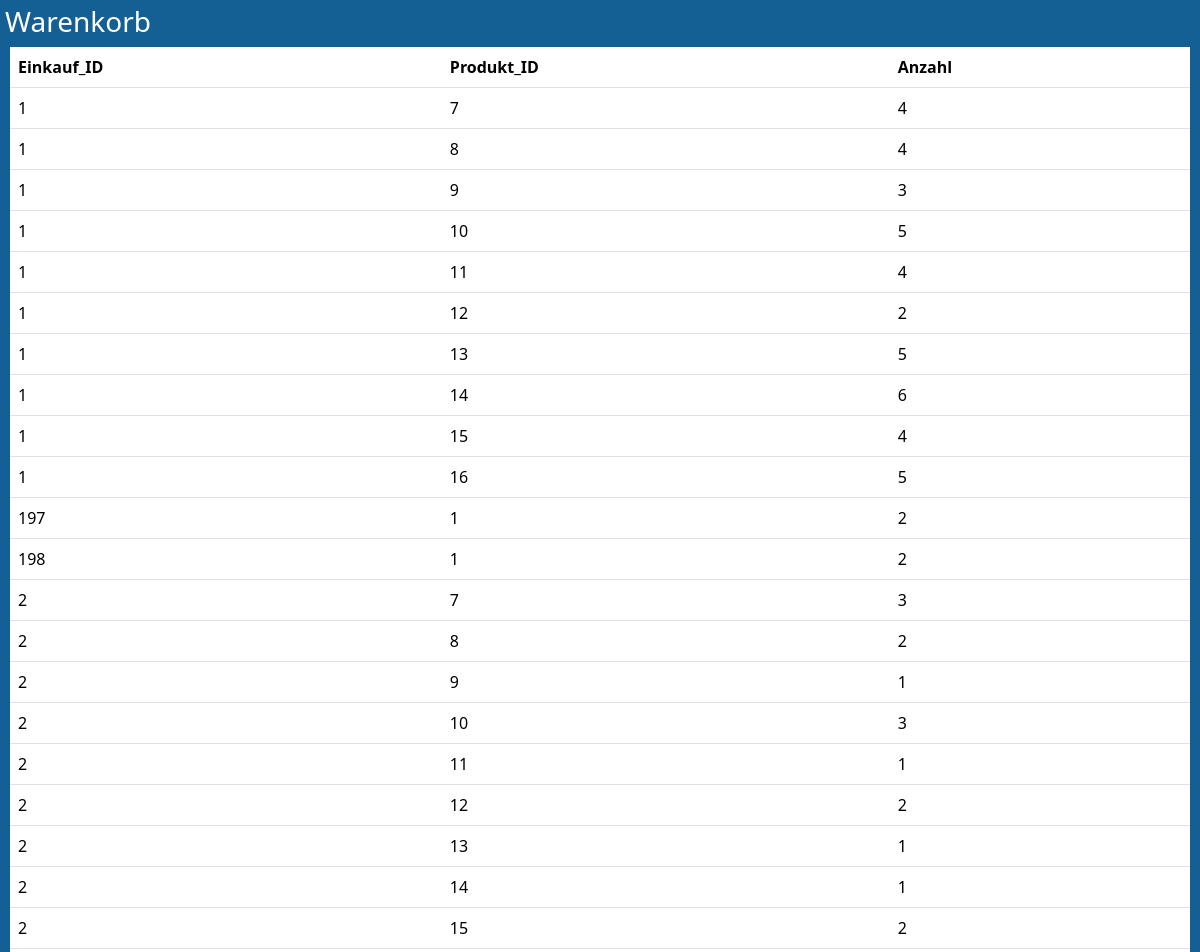
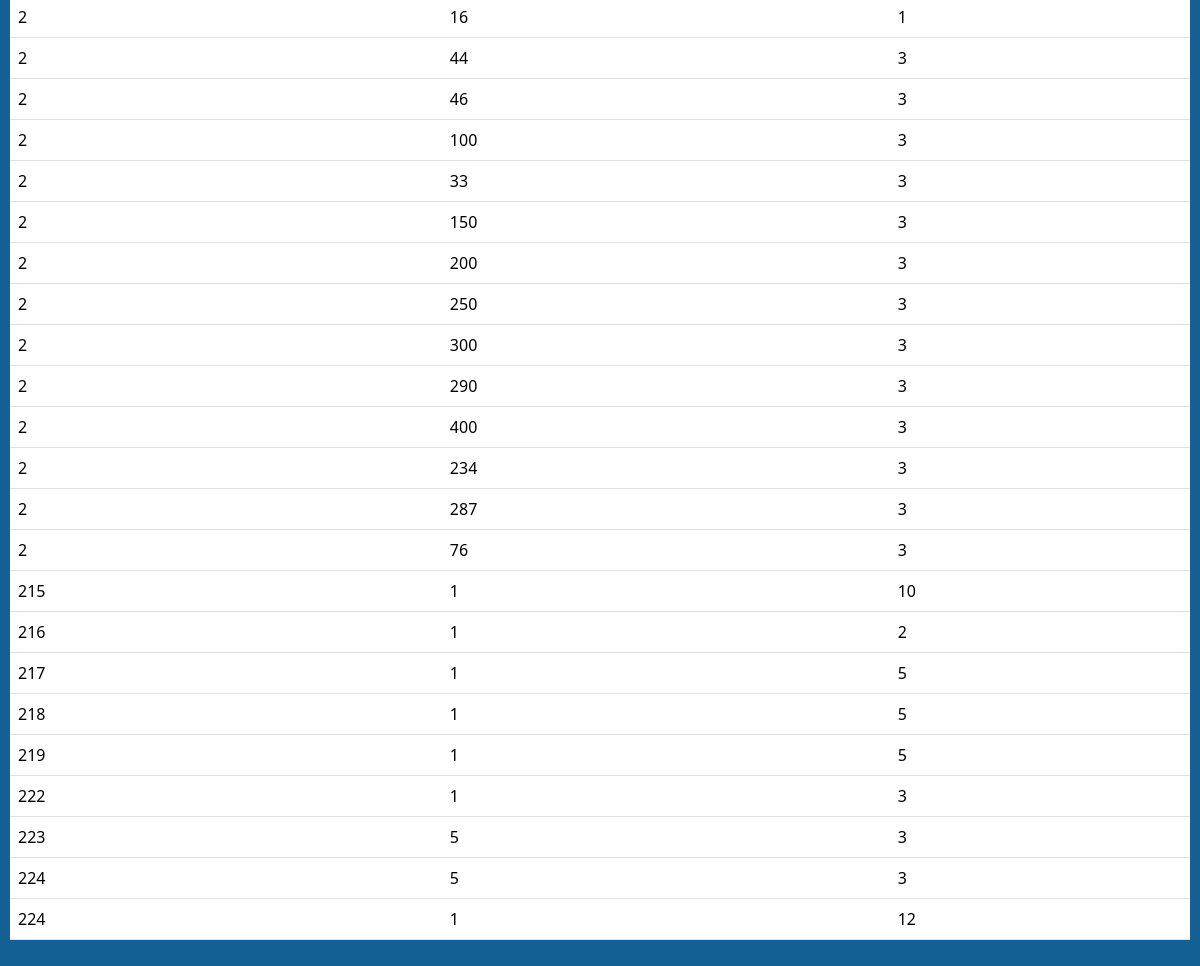
Page /Warenkorb on the committed database (2 pictures, top to bottom).
### model.py (models this page shows, shortened)
class Warenkorb(db.Model):
    __tablename__ = 'warenkorb'
    Einkauf_ID = db.Column(db.Integer, db.ForeignKey('einkauf.ID'), primary_key=True)
    Produkt_ID = db.Column(db.Integer, db.ForeignKey('produkte.ID'), primary_key=True, autoincrement=False, nullable=False)
    Anzahl = db.Column(db.Integer)
    einkauf = relationship("Einkauf")
    produkt = relationship("Produkte")

### app_admin.py (the view)
@admin.route('/Warenkorb')
def show_warenkorb():
    warenkorb_entries = db.session.query(Warenkorb).all()
    column_names = ["Einkauf_ID", "Produkt_ID", "Anzahl"]
    return render_template('db_table_view.html', entries=warenkorb_entries, column_names=column_names, title = "Warenkorb")

### templates/db_table_view.html (shortened to what this page needs)
{% extends "sm_default_import_only.html" %}
{% block content %}
    <div class="dbPage-container">
        <h3>{{title}}</h1>
        <div class = " table-container">
            <table class="table">
                <thead class="thead-light">
                <tr>
                    {% for name in column_names %}
                        <th scope="col">{{ name }}</th>
                    {% endfor %}
                </tr>
                </thead>
                <tbody>
                    {% for entry in entries %}
                        <tr>
                            {% for identifier in column_names %}
                                {% if identifier == "ID" %}
                                    <th scope="row">{{ entry.ID }}</th>
                                {% else %}
                                    <td>{{ entry[identifier]  }}</td>
                                {% endif%}
                            {% endfor %}
                        </tr>
                    {% endfor %}
                </tbody>
            </table>
        </div>
    </div>
{%endblock%}

### static/style.css (style rules this page uses)
header, body, footer { background-color: rgb(24, 115, 180); color: white; height: auto; display: flex; flex-direction: column; }
.dbPage-container { background-color: rgb(20, 95, 148); color: white; flex: 1; overflow: hidden; padding: 5px; height: 75vh; }
.table-container { overflow-y: auto; overflow-x: auto; max-width: 100%; margin: 5px; }
.table { width: 100%; border-collapse: collapse; table-layout: auto; }
td, th { padding : 5px; overflow: hidden; text-overflow: ellipsis; }

### rows in the picture
Warenkorb: Einkauf_ID "1" "7" "4"
Warenkorb: Einkauf_ID "1" "8" "4"
Warenkorb: Einkauf_ID "1" "9" "3"
Warenkorb: Einkauf_ID "1" "10" "5"
Warenkorb: Einkauf_ID "1" "11" "4"
Warenkorb: Einkauf_ID "1" "12" "2"
Warenkorb: Einkauf_ID "1" "13" "5"
Warenkorb: Einkauf_ID "1" "14" "6"
Warenkorb: Einkauf_ID "1" "15" "4"
Warenkorb: Einkauf_ID "1" "16" "5"
Warenkorb: Einkauf_ID "197" "1" "2"
Warenkorb: Einkauf_ID "198" "1" "2"
Warenkorb: Einkauf_ID "2" "7" "3"
Warenkorb: Einkauf_ID "2" "8" "2"
Warenkorb: Einkauf_ID "2" "9" "1"
Warenkorb: Einkauf_ID "2" "10" "3"
Warenkorb: Einkauf_ID "2" "11" "1"
Warenkorb: Einkauf_ID "2" "12" "2"
Warenkorb: Einkauf_ID "2" "13" "1"
Warenkorb: Einkauf_ID "2" "14" "1"
Warenkorb: Einkauf_ID "2" "15" "2"
Warenkorb: Einkauf_ID "2" "16" "1"
Warenkorb: Einkauf_ID "2" "44" "3"
Warenkorb: Einkauf_ID "2" "46" "3"
Warenkorb: Einkauf_ID "2" "100" "3"
Warenkorb: Einkauf_ID "2" "33" "3"
Warenkorb: Einkauf_ID "2" "150" "3"
Warenkorb: Einkauf_ID "2" "200" "3"
Warenkorb: Einkauf_ID "2" "250" "3"
Warenkorb: Einkauf_ID "2" "300" "3"
Warenkorb: Einkauf_ID "2" "290" "3"
Warenkorb: Einkauf_ID "2" "400" "3"
Warenkorb: Einkauf_ID "2" "234" "3"
Warenkorb: Einkauf_ID "2" "287" "3"
Warenkorb: Einkauf_ID "2" "76" "3"
Warenkorb: Einkauf_ID "215" "1" "10"
Warenkorb: Einkauf_ID "216" "1" "2"
Warenkorb: Einkauf_ID "217" "1" "5"
Warenkorb: Einkauf_ID "218" "1" "5"
Warenkorb: Einkauf_ID "219" "1" "5"
Warenkorb: Einkauf_ID "222" "1" "3"
Warenkorb: Einkauf_ID "223" "5" "3"
Warenkorb: Einkauf_ID "224" "5" "3"
Warenkorb: Einkauf_ID "224" "1" "12"

### other values in the picture
{{ title }} "Warenkorb"
{{ name }} "Einkauf_ID" "Produkt_ID" "Anzahl"
